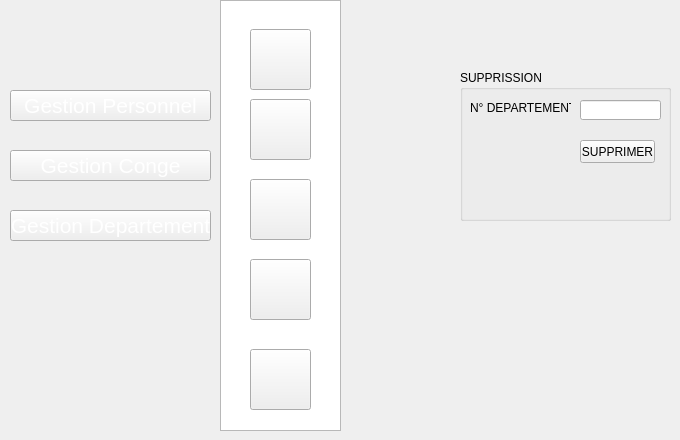
   <widget class="QWidget" name="page_33">
    <widget class="QPushButton" name="pushButton_249">
     <property name="geometry">
      <rect>
       <x>10</x>
       <y>150</y>
       <width>201</width>
       <height>31</height>
      </rect>
     </property>
     <property name="font">
      <font>
       <pointsize>16</pointsize>
       <weight>50</weight>
       <bold>false</bold>
      </font>
     </property>
     <property name="styleSheet">
      <string notr="true">color: rgb(255, 255, 255);

</string>
     </property>
     <property name="text">
      <string>Gestion Conge</string>
     </property>
    </widget>
    <widget class="QPushButton" name="pushButton_250">
     <property name="geometry">
      <rect>
       <x>10</x>
       <y>90</y>
       <width>201</width>
       <height>31</height>
      </rect>
     </property>
     <property name="font">
      <font>
       <pointsize>16</pointsize>
       <weight>50</weight>
       <bold>false</bold>
      </font>
     </property>
     <property name="styleSheet">
      <string notr="true">color: rgb(255, 255, 255);

</string>
     </property>
     <property name="text">
      <string>Gestion Personnel</string>
     </property>
    </widget>
    <widget class="QListView" name="listView_24">
     <property name="geometry">
      <rect>
       <x>220</x>
       <y>0</y>
       <width>121</width>
       <height>431</height>
      </rect>
     </property>
     <property name="styleSheet">
      <string notr="true">background-image: url(:/new/prefix1/img/selected.png);</string>
     </property>
    </widget>
    <widget class="QPushButton" name="pushButton_251">
     <property name="geometry">
      <rect>
       <x>250</x>
       <y>259</y>
       <width>61</width>
       <height>61</height>
      </rect>
     </property>
     <property name="styleSheet">
      <string notr="true">image: url(:/new/prefix1/img/icon-supp2 (1).png);</string>
     </property>
     <property name="text">
      <string/>
     </property>
    </widget>
    <widget class="QPushButton" name="pushButton_252">
     <property name="geometry">
      <rect>
       <x>250</x>
       <y>349</y>
       <width>61</width>
       <height>61</height>
      </rect>
     </property>
     <property name="styleSheet">
      <string notr="true">image: url(:/new/prefix1/img/8774.png);</string>
     </property>
     <property name="text">
      <string/>
     </property>
    </widget>
    <widget class="QPushButton" name="pushButton_253">
     <property name="geometry">
      <rect>
       <x>250</x>
       <y>179</y>
       <width>61</width>
       <height>61</height>
      </rect>
     </property>
     <property name="styleSheet">
      <string notr="true">image: url(:/new/prefix1/img/icon-afficher2.png);</string>
     </property>
     <property name="text">
      <string/>
     </property>
    </widget>
    <widget class="QPushButton" name="pushButton_254">
     <property name="geometry">
      <rect>
       <x>250</x>
       <y>29</y>
       <width>61</width>
       <height>61</height>
      </rect>
     </property>
     <property name="styleSheet">
      <string notr="true">image: url(:/new/prefix1/img/icon-ajout2.png);
background-image: url(:/new/prefix1/img/bg.png);</string>
     </property>
     <property name="text">
      <string/>
     </property>
    </widget>
    <widget class="QPushButton" name="pushButton_255">
     <property name="geometry">
      <rect>
       <x>250</x>
       <y>99</y>
       <width>61</width>
       <height>61</height>
      </rect>
     </property>
     <property name="styleSheet">
      <string notr="true">image: url(:/new/prefix1/img/icon-modif2 (1).png);</string>
     </property>
     <property name="text">
      <string/>
     </property>
    </widget>
    <widget class="QPushButton" name="pushButton_257">
     <property name="geometry">
      <rect>
       <x>10</x>
       <y>210</y>
       <width>201</width>
       <height>31</height>
      </rect>
     </property>
     <property name="font">
      <font>
       <pointsize>16</pointsize>
       <weight>50</weight>
       <bold>false</bold>
      </font>
     </property>
     <property name="styleSheet">
      <string notr="true">color: rgb(255, 255, 255);
background-image: url(:/new/prefix1/img/selected2.png);
</string>
     </property>
     <property name="text">
      <string>Gestion Departement</string>
     </property>
    </widget>
    <widget class="QGroupBox" name="groupBox_20">
     <property name="geometry">
      <rect>
       <x>460</x>
       <y>70</y>
       <width>211</width>
       <height>151</height>
      </rect>
     </property>
     <property name="title">
      <string>SUPPRISSION</string>
     </property>
     <widget class="QLabel" name="label_62">
      <property name="geometry">
       <rect>
        <x>10</x>
        <y>30</y>
        <width>101</width>
        <height>16</height>
       </rect>
      </property>
      <property name="focusPolicy">
       <enum>Qt::StrongFocus</enum>
      </property>
      <property name="text">
       <string>N° DEPARTEMENT :</string>
      </property>
      <property name="textFormat">
       <enum>Qt::AutoText</enum>
      </property>
      <property name="scaledContents">
       <bool>false</bool>
      </property>
     </widget>
     <widget class="QPushButton" name="supprimerdepartement">
      <property name="geometry">
       <rect>
        <x>120</x>
        <y>70</y>
        <width>75</width>
        <height>23</height>
       </rect>
      </property>
      <property name="text">
       <string>SUPPRIMER</string>
      </property>
     </widget>
     <widget class="QLineEdit" name="num2">
      <property name="geometry">
       <rect>
        <x>120</x>
        <y>30</y>
        <width>81</width>
        <height>20</height>
       </rect>
      </property>
     </widget>
    </widget>
   </widget>
